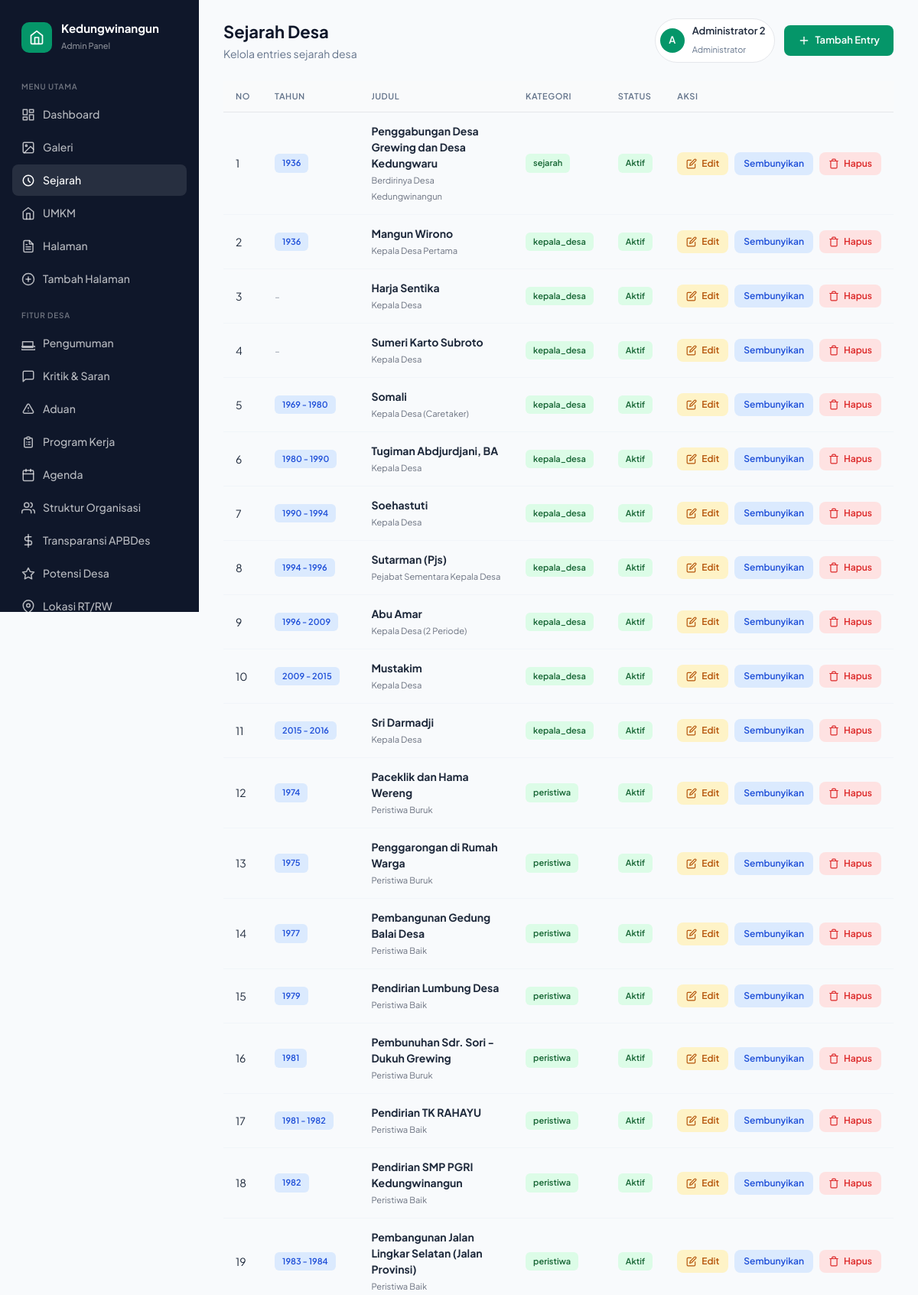
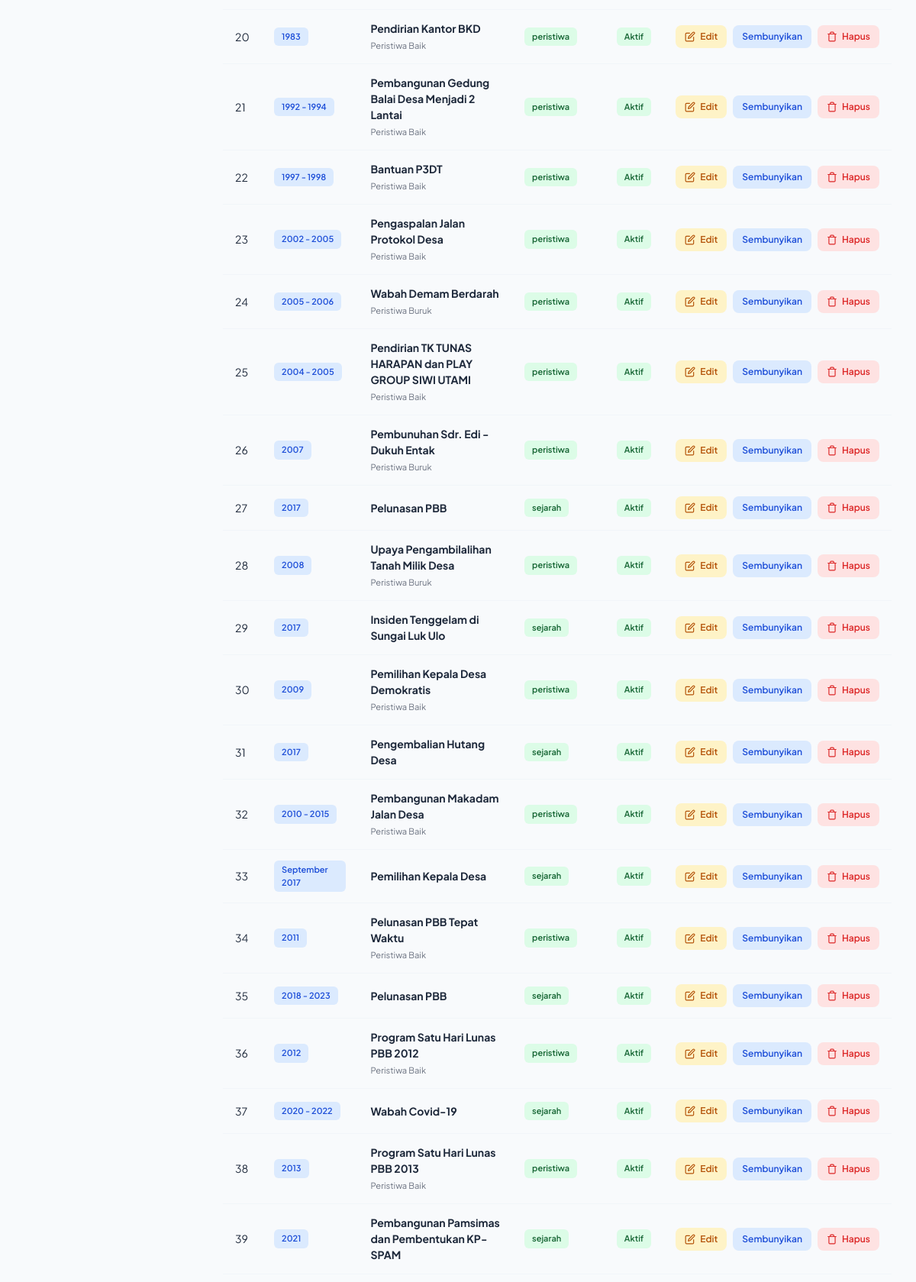
The app's page /admin/sejarah (signed in, upper part) with its own data (2 pictures, top to bottom).
### tables this page shows
CREATE TABLE sejarah_desa (
                id INTEGER PRIMARY KEY AUTOINCREMENT,
                judul TEXT NOT NULL,
                sub_judul TEXT,
                konten TEXT,
                kategori TEXT DEFAULT 'sejarah',
                tahun_dari INTEGER,
                tahun_sampai INTEGER,
                gambar_url TEXT,
                gambar_alt TEXT,
                video_url TEXT,
                aktif INTEGER DEFAULT 1,
                urutan INTEGER DEFAULT 0,
                created_at TIMESTAMP DEFAULT CURRENT_TIMESTAMP,
                updated_at TIMESTAMP DEFAULT CURRENT_TIMESTAMP
            );

### routes/admin.py (the view)
@admin_bp.route("/sejarah")
@admin_required
def sejarah():
    try:
        all_sejarah = get_all_sejarah()
        return render_template("admin/sejarah.html", sejarah_list=all_sejarah)
    except Exception as e:
        logger.error(f"Error loading sejarah page: {str(e)}")
        flash_error('Terjadi kesalahan saat memuat halaman sejarah')
        return redirect(url_for('admin.dashboard'))

### app.py (called while the page is built)
@app.context_processor
def inject_openrouter_key():
    return {
        'openrouter_api_key': environ.get('OPENROUTER_API_KEY', '')
    }

@app.context_processor
def inject_custom_pages():
    from models import get_all_pages
    return {'custom_pages_nav': get_all_pages()}

@app.context_processor
def inject_csrf_token():
    from flask import session
    if '_csrf_token' not in session:
        session['_csrf_token'] = secrets.token_hex(32)
    return {'csrf_token': session['_csrf_token']}

### errors.py (called while the page is built)
def admin_required(func):
    @functools.wraps(func)
    def wrapper(*args, **kwargs):
        from flask import session
        if not session.get('user_logged_in'):
            flash_error('Silakan login terlebih dahulu.', 'error')
            return redirect(url_for('public.login'))
        if session.get('user_role') != 'admin':
            flash_error('Halaman ini hanya untuk Administrator.', 'error')
            return redirect(url_for('public.index'))
        return func(*args, **kwargs)
    return wrapper

### models.py (called while the page is built)
def get_db_connection():
    conn = sqlite3.connect(Config.DB_NAME)
    conn.row_factory = sqlite3.Row
    return conn

def get_all_sejarah(aktif=None):
    try:
        conn = get_db_connection()
        cursor = conn.cursor()
        if aktif is not None:
            cursor.execute('SELECT * FROM sejarah_desa WHERE aktif = ? ORDER BY urutan ASC, tahun_dari ASC', (aktif,))
        else:
            cursor.execute('SELECT * FROM sejarah_desa ORDER BY urutan ASC, tahun_dari ASC')
        sejarah = [dict(row) for row in cursor.fetchall()]
        conn.close()
        return sejarah
    except Exception as e:
        logger.error(f"Error getting all sejarah: {str(e)}")
        return []

def get_all_pages():
    try:
        conn = get_db_connection()
        cursor = conn.cursor()
        cursor.execute('SELECT * FROM pages WHERE active = 1 ORDER BY order_num ASC, title ASC')
        pages = [dict(row) for row in cursor.fetchall()]
        conn.close()
        return pages
    except Exception as e:
        logger.error(f"Error getting all pages: {str(e)}")
        return []

### templates/admin/sejarah.html (shortened to what this page needs)
{% extends 'admin/base.html' %}
{% block page_title %}Sejarah Desa{% endblock %}
{% block page_subtitle %}Kelola entries sejarah desa{% endblock %}
{% block header_actions %}
<div class="user-menu">
    <div class="user-avatar">{{ session.get('user_nama', 'A')[0]|upper }}</div>
    <div class="user-info">
        <h4>{{ session.get('user_nama', 'Admin') }}</h4>
        <span>Administrator</span>
    </div>
</div>
<a href="{{ url_for('admin.add_sejarah_route') }}" class="btn btn-primary">
    <svg viewBox="0 0 24 24" fill="none" stroke="currentColor" stroke-width="2" stroke-linecap="round" stroke-linejoin="round">
        <line x1="12" y1="5" x2="12" y2="19"/>
        <line x1="5" y1="12" x2="19" y2="12"/>
    </svg>
    Tambah Entry
</a>
{% endblock %}
{% block content %}
{% if sejarah_list %}
<div class="table-container animate-in">
    <table class="table">
        <thead>
            <tr>
                <th>No</th>
                <th>Tahun</th>
                <th>Judul</th>
                <th>Kategori</th>
                <th>Status</th>
                <th>Aksi</th>
            </tr>
        </thead>
        <tbody>
            {% for item in sejarah_list %}
            <tr>
                <td>{{ loop.index }}</td>
                <td>
                    {% if item.tahun_dari %}
                    <span class="badge badge-blue">{{ item.tahun_dari }}{% if item.tahun_sampai %} - {{ item.tahun_sampai }}{% endif %}</span>
                    {% else %}
                    <span class="text-gray-400">-</span>
                    {% endif %}
                </td>
                <td>
                    <strong>{{ item.judul }}</strong>
                    {% if item.sub_judul %}
                    <br><small class="text-gray-500">{{ item.sub_judul }}</small>
                    {% endif %}
                </td>
                <td>
                    <span class="badge badge-green">{{ item.kategori or 'sejarah' }}</span>
                </td>
                <td>
                    {% if item.aktif == 1 %}
                    <span class="badge badge-green">Aktif</span>
                    {% else %}
                    <span class="badge badge-red">Nonaktif</span>
                    {% endif %}
                </td>
                <td>
                    <div class="flex gap-2">
                        <a href="{{ url_for('admin.edit_sejarah_route', sejarah_id=item.id) }}" class="btn btn-edit btn-sm">
                            <svg viewBox="0 0 24 24" fill="none" stroke="currentColor" stroke-width="2" stroke-linecap="round" stroke-linejoin="round" style="width: 14px; height: 14px;">
                                <path d="M11 4H4a2 2 0 00-2 2v14a2 2 0 002 2h14a2 2 0 002-2v-7"/>
                                <path d="M18.5 2.5a2.121 2.121 0 013 3L12 15l-4 1 1-4 9.5-9.5z"/>
                            </svg>
                            Edit
                        </a>
                        <form action="{{ url_for('admin.toggle_sejarah_route', sejarah_id=item.id) }}" method="POST" style="display:inline;">
                            <button type="submit" class="btn btn-view btn-sm">
                                {% if item.aktif == 1 %}
                                Sembunyikan
                                {% else %}
                                Tampilkan
                                {% endif %}
                            </button>
                        </form>
                        <form action="{{ url_for('admin.delete_sejarah_route', sejarah_id=item.id) }}" method="POST" style="display:inline;" onsubmit="return confirm('Hapus entry ini?')">
                            <button type="submit" class="btn btn-delete btn-sm">
                                <svg viewBox="0 0 24 24" fill="none" stroke="currentColor" stroke-width="2" stroke-linecap="round" stroke-linejoin="round" style="width: 14px; height: 14px;">
                                    <polyline points="3 6 5 6 21 6"/>
                                    <path d="M19 6v14a2 2 0 01-2 2H7a2 2 0 01-2-2V6m3 0V4a2 2 0 012-2h4a2 2 0 012 2v2"/>
                                </svg>
                                Hapus
                            </button>
                        </form>
                    </div>
                </td>
            </tr>
            {% endfor %}
        </tbody>
    </table>
</div>
{% endif %}
{% endblock %}

### templates/admin/base.html (style rules this page uses)
* { margin: 0; padding: 0; box-sizing: border-box; }
body { font-family: 'Plus Jakarta Sans', -apple-system, sans-serif; background: #f8fafc; color: #1e293b; line-height: 1.6; min-height: 100vh; }
.user-menu { display: flex; align-items: center; gap: 10px; padding: 6px 12px 6px 6px; background: white; border-radius: 100px; border: 1px solid #e5e7eb; }
.user-avatar { width: 32px; height: 32px; background: #059669; border-radius: 50%; display: flex; align-items: center; justify-content: center; color: white; font-weight: 600; font-size: 13px; }
.user-info { display: none; }
@media (min-width: 768px) { .user-info { display: block; } }
.user-info h4 { font-size: 13px; font-weight: 600; }
.user-info span { font-size: 11px; color: #64748b; }
.btn { display: inline-flex; align-items: center; justify-content: center; gap: 6px; padding: 10px 18px; border-radius: 8px; font-size: 13px; font-weight: 600; font-family: inherit; text-decoration: none; cursor: pointer; transition: all 0.15s ease; border: none; }
.btn svg { width: 16px; height: 16px; }
.btn-primary { background: #059669; color: white; }
.btn-sm { padding: 6px 12px; font-size: 12px; }
table { width: 100%; border-collapse: collapse; }
th { text-align: left; padding: 12px 16px; font-size: 11px; font-weight: 600; color: #64748b; text-transform: uppercase; letter-spacing: 0.05em; background: #f9fafb; border-bottom: 1px solid #e5e7eb; }
td { padding: 14px 16px; font-size: 14px; border-bottom: 1px solid #f1f5f9; vertical-align: middle; }
.badge { display: inline-flex; align-items: center; gap: 4px; padding: 4px 10px; border-radius: 6px; font-size: 11px; font-weight: 600; }
.badge-green { background: #dcfce7; color: #166534; }
.badge-blue { background: #dbeafe; color: #1d4ed8; }
.animate-in { animation: fadeInUp 0.3s ease; }
.btn-view { background: #dbeafe; color: #1d4ed8; }
.btn-edit { background: #fef3c7; color: #b45309; }
.btn-delete { background: #fee2e2; color: #dc2626; }
.flex { display: flex; }

### records on screen
sejarah_desa: tahun_dari "1936", judul "Penggabungan Desa Grewing dan Desa Kedungwaru", sub_judul "Berdirinya Desa Kedungwinangun", kategori "sejarah", aktif "Aktif"
sejarah_desa: tahun_dari "1936", judul "Mangun Wirono", sub_judul "Kepala Desa Pertama", kategori "kepala_desa", aktif "Aktif"
sejarah_desa: judul "Harja Sentika", sub_judul "Kepala Desa", kategori "kepala_desa", aktif "Aktif"
sejarah_desa: judul "Sumeri Karto Subroto", sub_judul "Kepala Desa", kategori "kepala_desa", aktif "Aktif"
sejarah_desa: tahun_dari "1969", tahun_sampai "1980", judul "Somali", sub_judul "Kepala Desa (Caretaker)", kategori "kepala_desa", aktif "Aktif"
sejarah_desa: tahun_dari "1980", tahun_sampai "1990", judul "Tugiman Abdjurdjani, BA", sub_judul "Kepala Desa", kategori "kepala_desa", aktif "Aktif"
sejarah_desa: tahun_dari "1990", tahun_sampai "1994", judul "Soehastuti", sub_judul "Kepala Desa", kategori "kepala_desa", aktif "Aktif"
sejarah_desa: tahun_dari "1994", tahun_sampai "1996", judul "Sutarman (Pjs)", sub_judul "Pejabat Sementara Kepala Desa", kategori "kepala_desa", aktif "Aktif"
sejarah_desa: tahun_dari "1996", tahun_sampai "2009", judul "Abu Amar", sub_judul "Kepala Desa (2 Periode)", kategori "kepala_desa", aktif "Aktif"
sejarah_desa: tahun_dari "2009", tahun_sampai "2015", judul "Mustakim", sub_judul "Kepala Desa", kategori "kepala_desa", aktif "Aktif"
sejarah_desa: tahun_dari "2015", tahun_sampai "2016", judul "Sri Darmadji", sub_judul "Kepala Desa", kategori "kepala_desa", aktif "Aktif"
sejarah_desa: tahun_dari "1974", judul "Paceklik dan Hama Wereng", sub_judul "Peristiwa Buruk", kategori "peristiwa", aktif "Aktif"
sejarah_desa: tahun_dari "1975", judul "Penggarongan di Rumah Warga", sub_judul "Peristiwa Buruk", kategori "peristiwa", aktif "Aktif"
sejarah_desa: tahun_dari "1977", judul "Pembangunan Gedung Balai Desa", sub_judul "Peristiwa Baik", kategori "peristiwa", aktif "Aktif"
sejarah_desa: tahun_dari "1979", judul "Pendirian Lumbung Desa", sub_judul "Peristiwa Baik", kategori "peristiwa", aktif "Aktif"
sejarah_desa: tahun_dari "1981", judul "Pembunuhan Sdr. Sori - Dukuh Grewing", sub_judul "Peristiwa Buruk", kategori "peristiwa", aktif "Aktif"
sejarah_desa: tahun_dari "1981", tahun_sampai "1982", judul "Pendirian TK RAHAYU", sub_judul "Peristiwa Baik", kategori "peristiwa", aktif "Aktif"
sejarah_desa: tahun_dari "1982", judul "Pendirian SMP PGRI Kedungwinangun", sub_judul "Peristiwa Baik", kategori "peristiwa", aktif "Aktif"
sejarah_desa: tahun_dari "1983", tahun_sampai "1984", judul "Pembangunan Jalan Lingkar Selatan (Jalan Provinsi)", sub_judul "Peristiwa Baik", kategori "peristiwa", aktif "Aktif"
sejarah_desa: tahun_dari "1983", judul "Pendirian Kantor BKD", sub_judul "Peristiwa Baik", kategori "peristiwa", aktif "Aktif"
sejarah_desa: tahun_dari "1992", tahun_sampai "1994", judul "Pembangunan Gedung Balai Desa Menjadi 2 Lantai", sub_judul "Peristiwa Baik", kategori "peristiwa", aktif "Aktif"
sejarah_desa: tahun_dari "1997", tahun_sampai "1998", judul "Bantuan P3DT", sub_judul "Peristiwa Baik", kategori "peristiwa", aktif "Aktif"
sejarah_desa: tahun_dari "2002", tahun_sampai "2005", judul "Pengaspalan Jalan Protokol Desa", sub_judul "Peristiwa Baik", kategori "peristiwa", aktif "Aktif"
sejarah_desa: tahun_dari "2005", tahun_sampai "2006", judul "Wabah Demam Berdarah", sub_judul "Peristiwa Buruk", kategori "peristiwa", aktif "Aktif"
sejarah_desa: tahun_dari "2004", tahun_sampai "2005", judul "Pendirian TK TUNAS HARAPAN dan PLAY GROUP SIWI UTAMI", sub_judul "Peristiwa Baik", kategori "peristiwa", aktif "Aktif"
sejarah_desa: tahun_dari "2007", judul "Pembunuhan Sdr. Edi - Dukuh Entak", sub_judul "Peristiwa Buruk", kategori "peristiwa", aktif "Aktif"
sejarah_desa: tahun_dari "2017", judul "Pelunasan PBB", kategori "sejarah", aktif "Aktif"
sejarah_desa: tahun_dari "2008", judul "Upaya Pengambilalihan Tanah Milik Desa", sub_judul "Peristiwa Buruk", kategori "peristiwa", aktif "Aktif"
sejarah_desa: tahun_dari "2017", judul "Insiden Tenggelam di Sungai Luk Ulo", kategori "sejarah", aktif "Aktif"
sejarah_desa: tahun_dari "2009", judul "Pemilihan Kepala Desa Demokratis", sub_judul "Peristiwa Baik", kategori "peristiwa", aktif "Aktif"
sejarah_desa: tahun_dari "2017", judul "Pengembalian Hutang Desa", kategori "sejarah", aktif "Aktif"
sejarah_desa: tahun_dari "2010", tahun_sampai "2015", judul "Pembangunan Makadam Jalan Desa", sub_judul "Peristiwa Baik", kategori "peristiwa", aktif "Aktif"
sejarah_desa: tahun_dari "September 2017", judul "Pemilihan Kepala Desa", kategori "sejarah", aktif "Aktif"
sejarah_desa: tahun_dari "2011", judul "Pelunasan PBB Tepat Waktu", sub_judul "Peristiwa Baik", kategori "peristiwa", aktif "Aktif"
sejarah_desa: tahun_dari "2018", tahun_sampai "2023", judul "Pelunasan PBB", kategori "sejarah", aktif "Aktif"
sejarah_desa: tahun_dari "2012", judul "Program Satu Hari Lunas PBB 2012", sub_judul "Peristiwa Baik", kategori "peristiwa", aktif "Aktif"
sejarah_desa: tahun_dari "2020", tahun_sampai "2022", judul "Wabah Covid-19", kategori "sejarah", aktif "Aktif"
sejarah_desa: tahun_dari "2013", judul "Program Satu Hari Lunas PBB 2013", sub_judul "Peristiwa Baik", kategori "peristiwa", aktif "Aktif"
sejarah_desa: tahun_dari "2021", judul "Pembangunan Pamsimas dan Pembentukan KP-SPAM", kategori "sejarah", aktif "Aktif"

### other values on screen
{{ session.get('user_nama', 'A')[0]|upper }} "A"
{{ session.get('user_nama', 'Admin') }} "Administrator 2"
